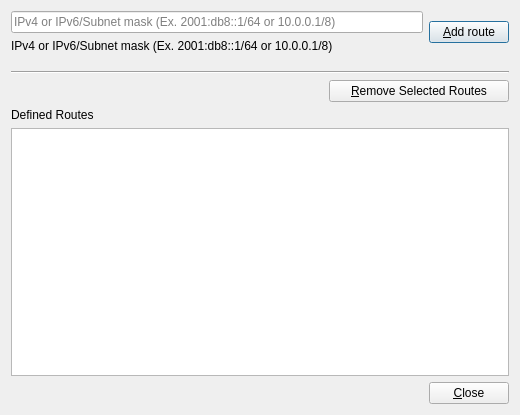
<?xml version="1.0" encoding="UTF-8"?>
<ui version="4.0">
 <class>AdvertiseRoutesDlg</class>
 <widget class="QDialog" name="AdvertiseRoutesDlg">
  <property name="windowModality">
   <enum>Qt::WindowModality::NonModal</enum>
  </property>
  <property name="geometry">
   <rect>
    <x>0</x>
    <y>0</y>
    <width>520</width>
    <height>415</height>
   </rect>
  </property>
  <property name="minimumSize">
   <size>
    <width>520</width>
    <height>415</height>
   </size>
  </property>
  <property name="windowTitle">
   <string>Advertise Routes...</string>
  </property>
  <property name="modal">
   <bool>true</bool>
  </property>
  <layout class="QVBoxLayout" name="verticalLayout_5">
   <item>
    <layout class="QHBoxLayout" name="horizontalLayout_2">
     <item>
      <layout class="QVBoxLayout" name="verticalLayout">
       <item>
        <widget class="QLineEdit" name="txtRoute">
         <property name="inputMask">
          <string notr="true" extracomment="IP Address and netmask"/>
         </property>
         <property name="text">
          <string/>
         </property>
         <property name="placeholderText">
          <string>IPv4 or IPv6/Subnet mask (Ex. 2001:db8::1/64 or 10.0.0.1/8)</string>
         </property>
        </widget>
       </item>
       <item>
        <widget class="QLabel" name="label">
         <property name="sizePolicy">
          <sizepolicy hsizetype="Preferred" vsizetype="Fixed">
           <horstretch>0</horstretch>
           <verstretch>0</verstretch>
          </sizepolicy>
         </property>
         <property name="text">
          <string>IPv4 or IPv6/Subnet mask (Ex. 2001:db8::1/64 or 10.0.0.1/8)</string>
         </property>
        </widget>
       </item>
       <item>
        <spacer name="verticalSpacer_3">
         <property name="orientation">
          <enum>Qt::Orientation::Vertical</enum>
         </property>
         <property name="sizeType">
          <enum>QSizePolicy::Policy::Minimum</enum>
         </property>
         <property name="sizeHint" stdset="0">
          <size>
           <width>20</width>
           <height>12</height>
          </size>
         </property>
        </spacer>
       </item>
      </layout>
     </item>
     <item>
      <layout class="QVBoxLayout" name="verticalLayout_2">
       <item>
        <widget class="QPushButton" name="btnAddRoute">
         <property name="text">
          <string>&amp;Add route</string>
         </property>
         <property name="default">
          <bool>true</bool>
         </property>
        </widget>
       </item>
       <item>
        <spacer name="verticalSpacer_4">
         <property name="orientation">
          <enum>Qt::Orientation::Vertical</enum>
         </property>
         <property name="sizeType">
          <enum>QSizePolicy::Policy::Minimum</enum>
         </property>
         <property name="sizeHint" stdset="0">
          <size>
           <width>20</width>
           <height>12</height>
          </size>
         </property>
        </spacer>
       </item>
      </layout>
     </item>
    </layout>
   </item>
   <item>
    <widget class="Line" name="line">
     <property name="orientation">
      <enum>Qt::Orientation::Horizontal</enum>
     </property>
    </widget>
   </item>
   <item>
    <layout class="QHBoxLayout" name="horizontalLayout_3">
     <item>
      <spacer name="horizontalSpacer_2">
       <property name="orientation">
        <enum>Qt::Orientation::Horizontal</enum>
       </property>
       <property name="sizeHint" stdset="0">
        <size>
         <width>40</width>
         <height>20</height>
        </size>
       </property>
      </spacer>
     </item>
     <item>
      <layout class="QVBoxLayout" name="verticalLayout_4">
       <item>
        <widget class="QPushButton" name="btnRemoveSelected">
         <property name="minimumSize">
          <size>
           <width>180</width>
           <height>0</height>
          </size>
         </property>
         <property name="text">
          <string>&amp;Remove Selected Routes</string>
         </property>
        </widget>
       </item>
      </layout>
     </item>
    </layout>
   </item>
   <item>
    <layout class="QVBoxLayout" name="verticalLayout_3">
     <item>
      <widget class="QLabel" name="label_2">
       <property name="sizePolicy">
        <sizepolicy hsizetype="Preferred" vsizetype="Fixed">
         <horstretch>0</horstretch>
         <verstretch>0</verstretch>
        </sizepolicy>
       </property>
       <property name="text">
        <string>Defined Routes</string>
       </property>
      </widget>
     </item>
     <item>
      <widget class="QListWidget" name="lstRoutes">
       <property name="showDropIndicator" stdset="0">
        <bool>false</bool>
       </property>
       <property name="selectionMode">
        <enum>QAbstractItemView::SelectionMode::MultiSelection</enum>
       </property>
       <property name="selectionBehavior">
        <enum>QAbstractItemView::SelectionBehavior::SelectRows</enum>
       </property>
       <property name="uniformItemSizes">
        <bool>true</bool>
       </property>
       <property name="selectionRectVisible">
        <bool>true</bool>
       </property>
       <property name="sortingEnabled">
        <bool>false</bool>
       </property>
      </widget>
     </item>
    </layout>
   </item>
   <item>
    <layout class="QHBoxLayout" name="horizontalLayout">
     <item>
      <spacer name="horizontalSpacer">
       <property name="orientation">
        <enum>Qt::Orientation::Horizontal</enum>
       </property>
       <property name="sizeHint" stdset="0">
        <size>
         <width>40</width>
         <height>20</height>
        </size>
       </property>
      </spacer>
     </item>
     <item>
      <widget class="QPushButton" name="btnClose">
       <property name="text">
        <string>&amp;Close</string>
       </property>
      </widget>
     </item>
    </layout>
   </item>
  </layout>
 </widget>
 <resources/>
 <connections/>
</ui>
